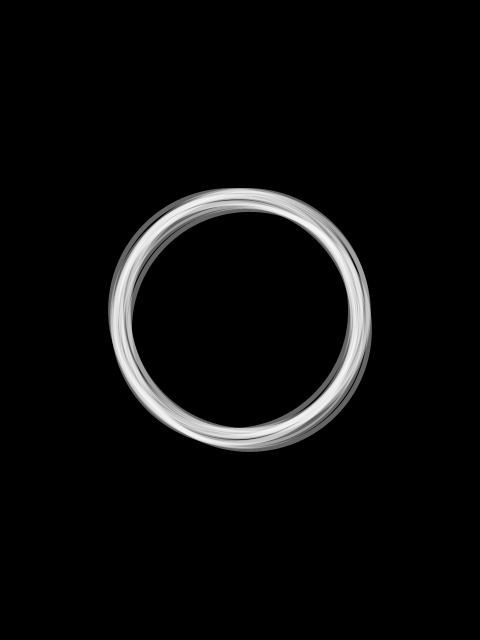
Frame 1 (no input)
Frame 2 (the mouse pressed at the canvas centre, redrawn once): identical to frame 1, image omitted

The Processing sketch that drew this single still picture (run headless with seeded random() and noise(); the mouse was pressed at the canvas centre and the sketch redrawn once):

// Processing sketch: ring_the
// ── ring_the.pde
// Manuale di Programmazione Cinematografica
// Daniele Olmisani, 2019

// The Ring (2002)


final color PAPER = color(0);
final color INK= color(255);
final float ALPHA = 100;

final int COUNT = 15;
final float OFFSET = 0.02;
final int WEIGHT = 5;
final float RADIUS = 0.5;


void setup() {
  size(480, 640);
  noLoop();
}


void draw() {
  
  final float U = 0.002;
  final float S = min(width, height);
  
  translate(0.5*width, 0.5*height);
  scale(S);
  
  randomSeed(0);
  
  background(PAPER);
  
  noFill();
  stroke(INK, ALPHA);
  strokeWeight(WEIGHT*U);
  
  for (int i=0; i<COUNT; i++) {
    float dx = random(-OFFSET, +OFFSET);
    float dy = random(-OFFSET, +OFFSET);
    ellipse(dx, dy, RADIUS, RADIUS);
  }
  
  save("the-ring.png");
}
